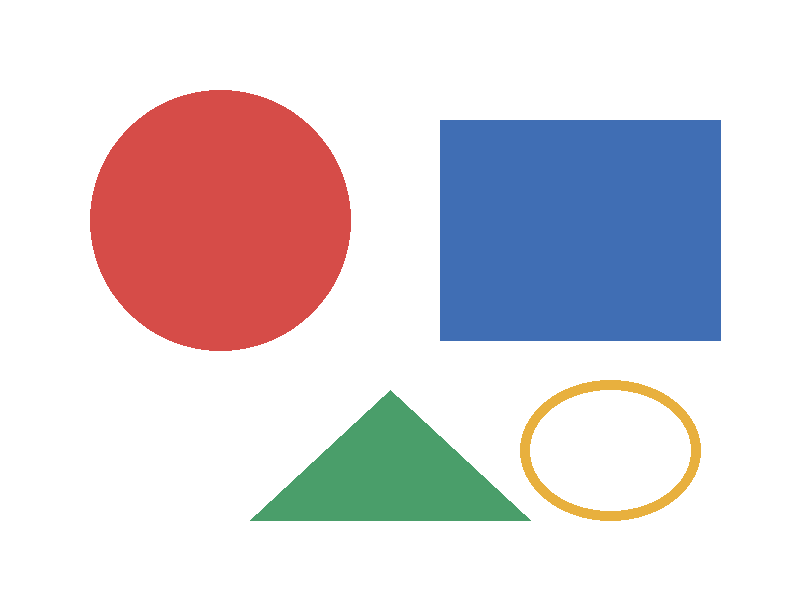
#> input picture image-processing/source/assets/images/shapes.png, 800 x 600 px, found by its file name
$ python main.py
#> lines starting #> are read from the running program, lines starting #| are printed output that depends on the picture; after the words box and inside, x2 and y2 are one past the last pixel; in counts of white or black regions, pixels touching at a corner belong together
from pathlib import Path

import matplotlib
matplotlib.use("Agg")
matplotlib.rcParams["font.sans-serif"] = ["Microsoft YaHei", "SimHei", "DejaVu Sans"]
matplotlib.rcParams["axes.unicode_minus"] = False
import matplotlib.pyplot as plt
import numpy as np
from IPython.display import Image, display
from PIL import Image as PILImage


def data_path(name):
#> called with name = 'images/shapes.png'
    here = Path.cwd()
    for base in [here, here.parent, here.parent.parent]:
        candidate = base / "assets" / name
        if candidate.exists():
            return candidate
    raise FileNotFoundError(name)


output = Path("output")
output.mkdir(exist_ok=True)
print("环境就绪")

import cv2

shapes = PILImage.open(data_path("images/shapes.png")).convert("RGB")
#> shapes is the input picture: PIL image 800x600 RGB; mean R, G, B 218.5, 211.8, 217.3
gray = shapes.convert("L")
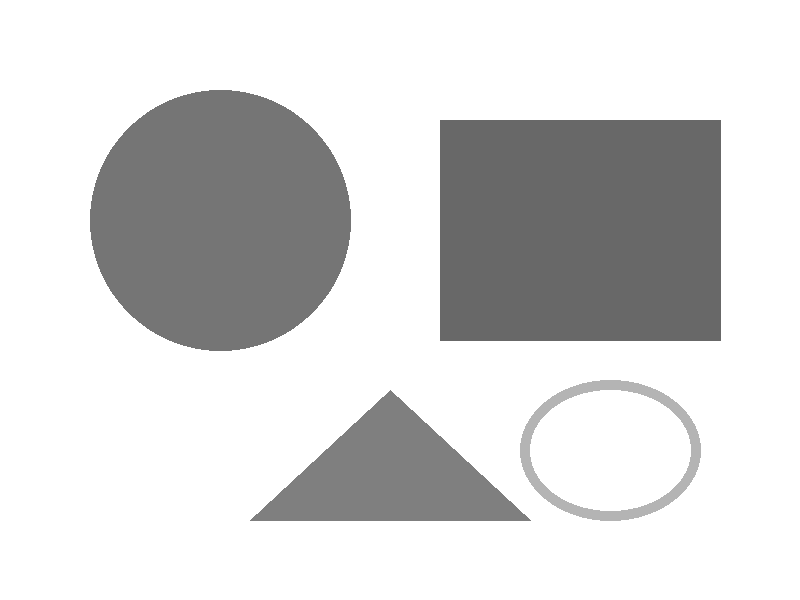
#> gray: PIL image 800x600 L; min 104, max 255, mean 214.4
hsv = shapes.convert("HSV")
#> hsv: PIL image 800x600 HSV; mean H, S, V 24.1, 47.1, 236.8
gray_array = np.array(gray)
hsv_array = np.array(hsv)
print("灰度图模式：", gray.mode, "尺寸：", gray.size)
#| 灰度图模式： L 尺寸： (800, 600)
print("HSV 数组形状：", hsv_array.shape)
#| HSV 数组形状： (600, 800, 3)
print("灰度均值：", round(float(gray_array.mean()), 1))
#| 灰度均值： 214.4
display(gray)


from PIL import ImageFilter

blurred = shapes.filter(ImageFilter.GaussianBlur(radius=4))
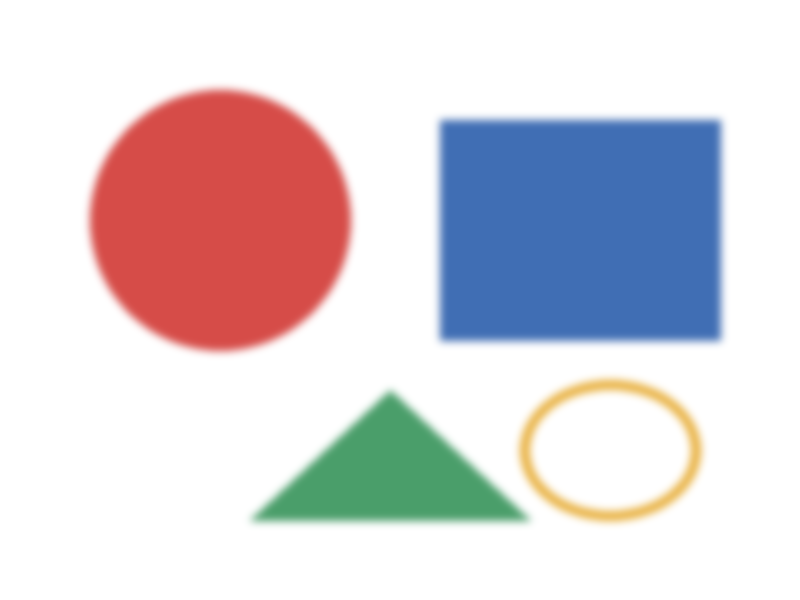
#> blurred: PIL image 800x600 RGB; mean R, G, B 218.5, 211.8, 217.3
sharpened = shapes.filter(ImageFilter.UnsharpMask(radius=2, percent=180, threshold=3))
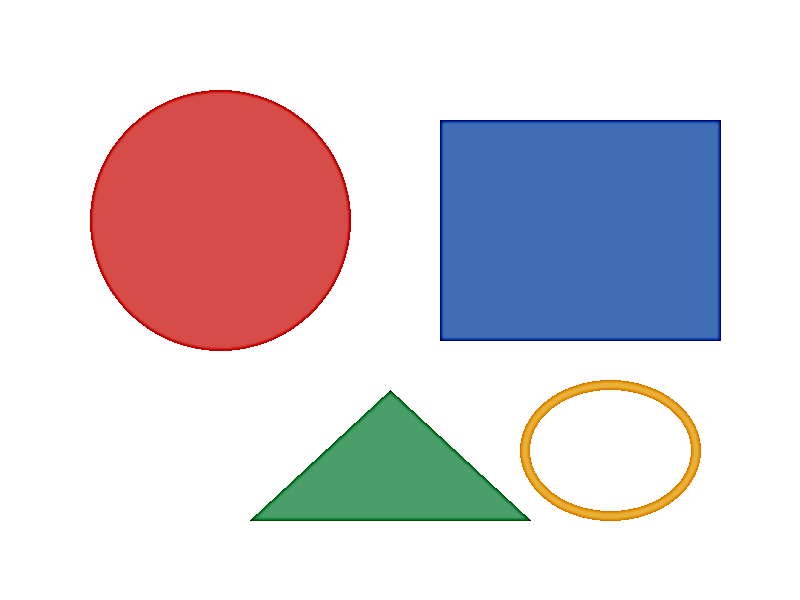
#> sharpened: PIL image 800x600 RGB; mean R, G, B 217.8, 210.6, 216.1
print("模糊半径：4")
print("锐化强度：180%")
print("模糊后均值：", round(float(np.array(blurred.convert("L")).mean()), 1))
#| 模糊后均值： 214.4
print("锐化后均值：", round(float(np.array(sharpened.convert("L")).mean()), 1))
#| 锐化后均值： 213.4


blue_mask = (hsv_array[:, :, 0] >= 140) & (hsv_array[:, :, 1] >= 80)
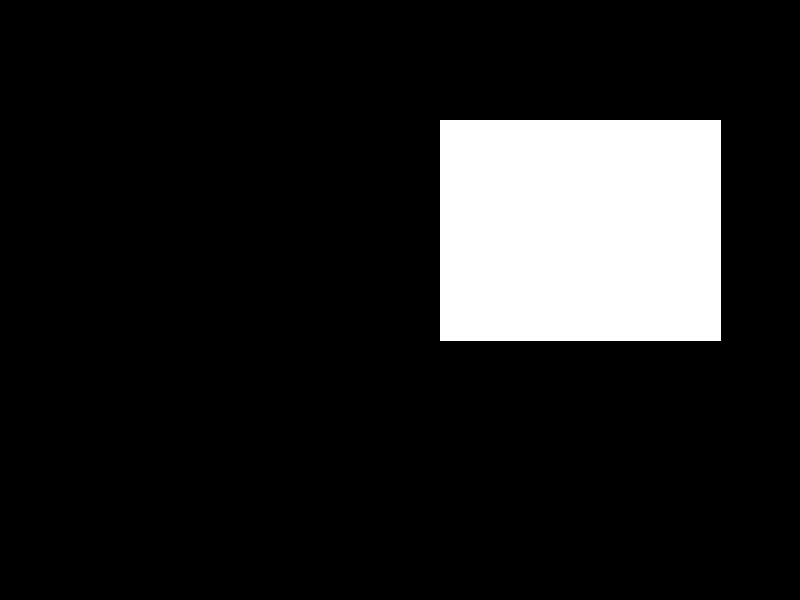
#> blue_mask: shape (600, 800) bool; 12.9% white; 1 white region, box (x1, y1, x2, y2) and area: (440, 120, 721, 341) 62101
print("蓝色系像素占比：", round(float(blue_mask.mean() * 100), 1), "%")
#| 蓝色系像素占比： 12.9 %


kernel_blur = np.ones((5, 5), np.float32) / 25
kernel_edge = np.array([[0, -1, 0], [-1, 4, -1], [0, -1, 0]], np.float32)

smoothed = cv2.filter2D(gray_array, -1, kernel_blur)
edges = cv2.filter2D(gray_array, -1, kernel_edge)
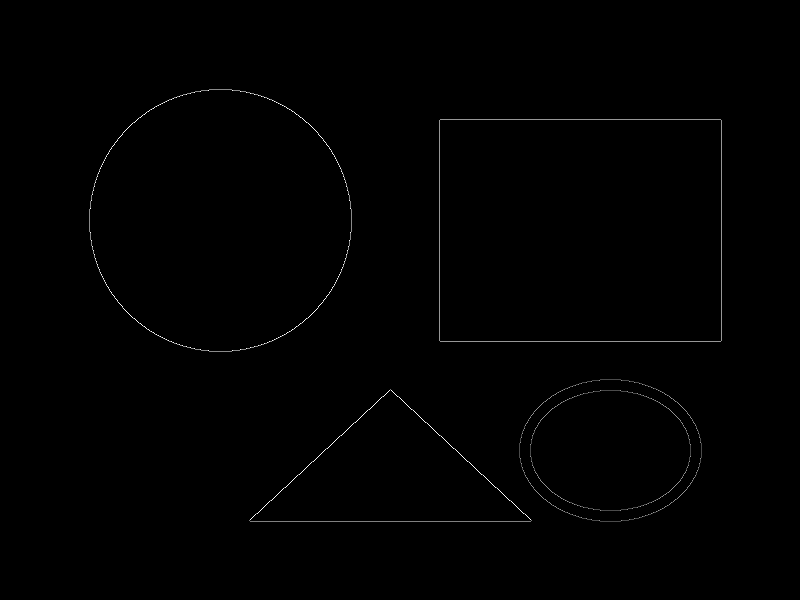
#> edges: shape (600, 800); min 0, max 255, mean 1
edges = np.clip(edges, 0, 255).astype(np.uint8)

#> (the run stopped early here; a loop or call above may not have finished)
